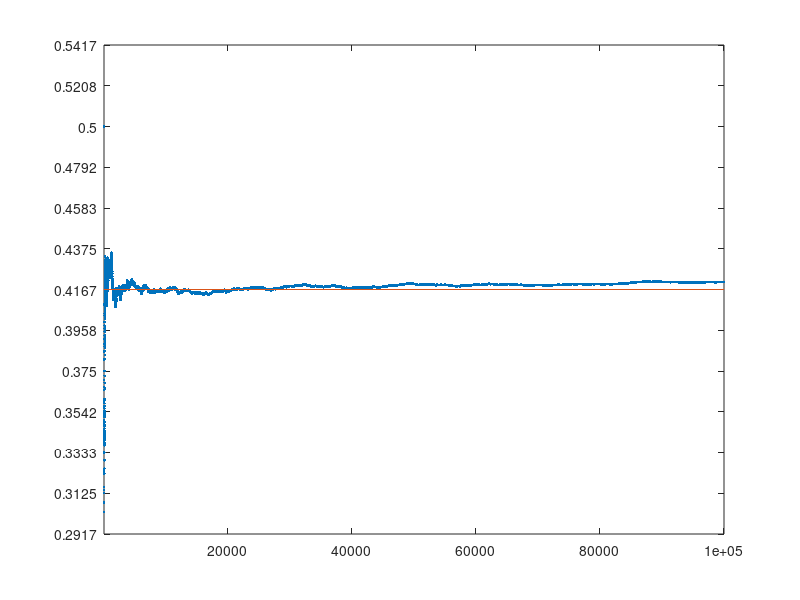

Source code (MATLAB): (Note: this script raises an error after producing the figure.)
% example 3.2

clc; clear; clf;

% exact computations
% by hand: 6->#5, 5->#4,...,2->#1  ---> 15 different outcomes -> 15/36
p_hand=15/36;
% by computer:
tmp=(1:6)-(1:6)';
p_comp=sum(tmp(:)>0)/36;
assert(p_hand==p_comp);

% approximate computation
% by simulation:
N=100000;
tmp=randi(6,N,2);
sim=cumsum(tmp(:,1)>tmp(:,2))./(1:N)';

% plot the results (getting a taste of the asymptotic behaviour)
plot(1:N, sim, ".",[1,N],[p_hand, p_hand]);
axis([1,N,0.7*p_hand, 1.3*p_hand]);
yt=(0.7:0.05:1.3)*p_hand;
yticks(yt);
text(N,p_hand,"  p="+strip(string(rats(p_hand))));
legend(["simulation", "theoretical"],"Location","northeastoutside");
title("example 3.2 two dice\n the first > second");
